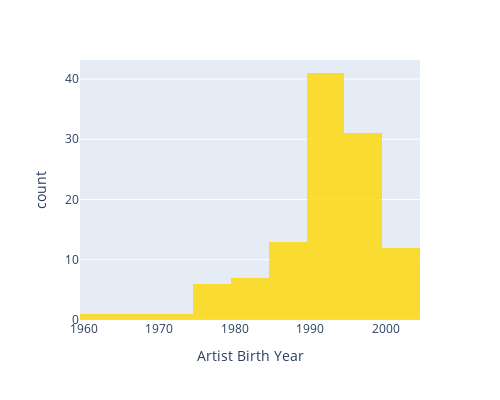

The notebook cell this image was saved under:
### Code cell
import plotly.express as px

fig = px.histogram(artists[artists['birth_year']>1955], x="birth_year", nbins = 21,
                   labels={'birth_year':'Artist Birth Year', 'Count':'Count'}, 
                   color_discrete_sequence=['#FFD700'],
                   opacity=0.8)
fig.update_layout(
    autosize=False,
    width=500,
    height=400)
fig.show()

### Figure 1 — Plotly figure (JSON) as saved in the notebook; plotly's stock layout.template omitted (floating-point values rounded to 4 significant figures)
{"data": [{"alignmentgroup": "True", "bingroup": "x", "hovertemplate": "Artist Birth Year=%{x}<br>count=%{y}<extra></extra>", "legendgroup": "", "marker": {"color": "#FFD700", "opacity": 0.8}, "name": "", "nbinsx": 21, "offsetgroup": "", "orientation": "v", "showlegend": false, "type": "histogram", "x": [1995, 1990, 1998, 1998, 1995, 1992, 1993, 1988, 1983, 1993, 1972, 1992, 1997, 1986, 1998, 1999, 1999, 1999, 1992, 1998, 1991, 2002, 1997, 1979, 1992, 1997, 2002, 2001, 1985, 2003, 1994, 2003, 1999, 1998, 1999, 2000, 1997, 1983, 1990, 1994, 1994, 1996, 1999, 1976, 1992, 1960, 1990, 1992, 1991, 1989, 2000, 1987, 1984, 1995, 1990, 1992, 1995, 1990, 1984, 1991, 1986, 1998, 1994, 1994, 1989, 1999, 2001, 1995, 1991, 1983, 1994, 1991, 1993, 1989, 1990, 1998, 1977, 1996, 1976, 1995, 1998, 1988, 1990, 1994, 1999, 1995, 1985, 1983, 1978, 1992, 1968, 1992, 1982, 1992, 2000, 2003, 1995, 1993, 1994, 1993, 1992, 1987, 2002, 1986, 1994, 1985, 1993, 1992, 2000, 1999, 1991, 1978, 1990], "xaxis": "x", "yaxis": "y"}], "layout": {"autosize": false, "barmode": "relative", "height": 400, "legend": {"tracegroupgap": 0}, "margin": {"t": 60}, "width": 500, "xaxis": {"anchor": "y", "domain": [0, 1], "title": {"text": "Artist Birth Year"}}, "yaxis": {"anchor": "x", "domain": [0, 1], "title": {"text": "count"}}}}
